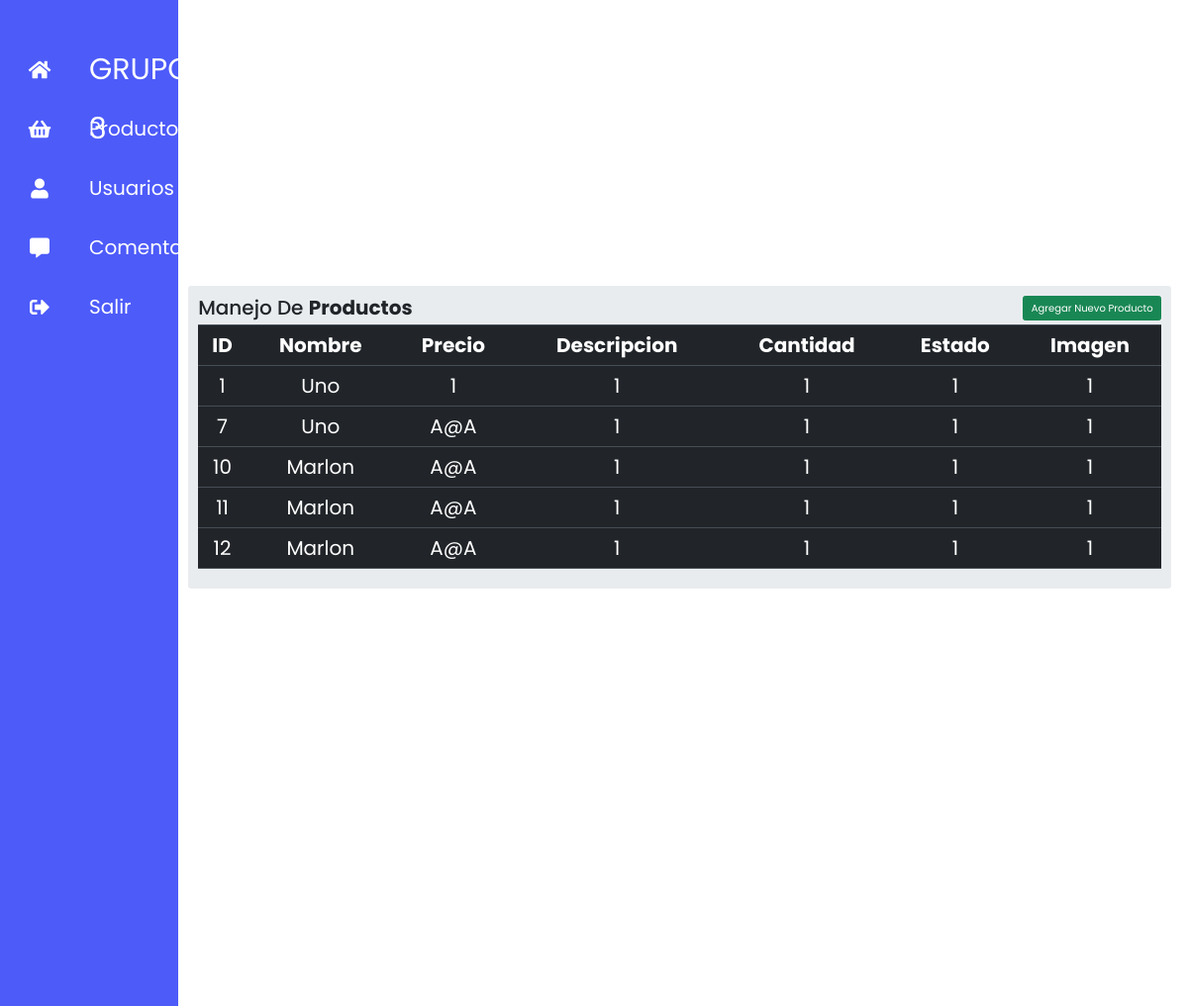
/admin (signed in), run on an earlier commit of the app's database.
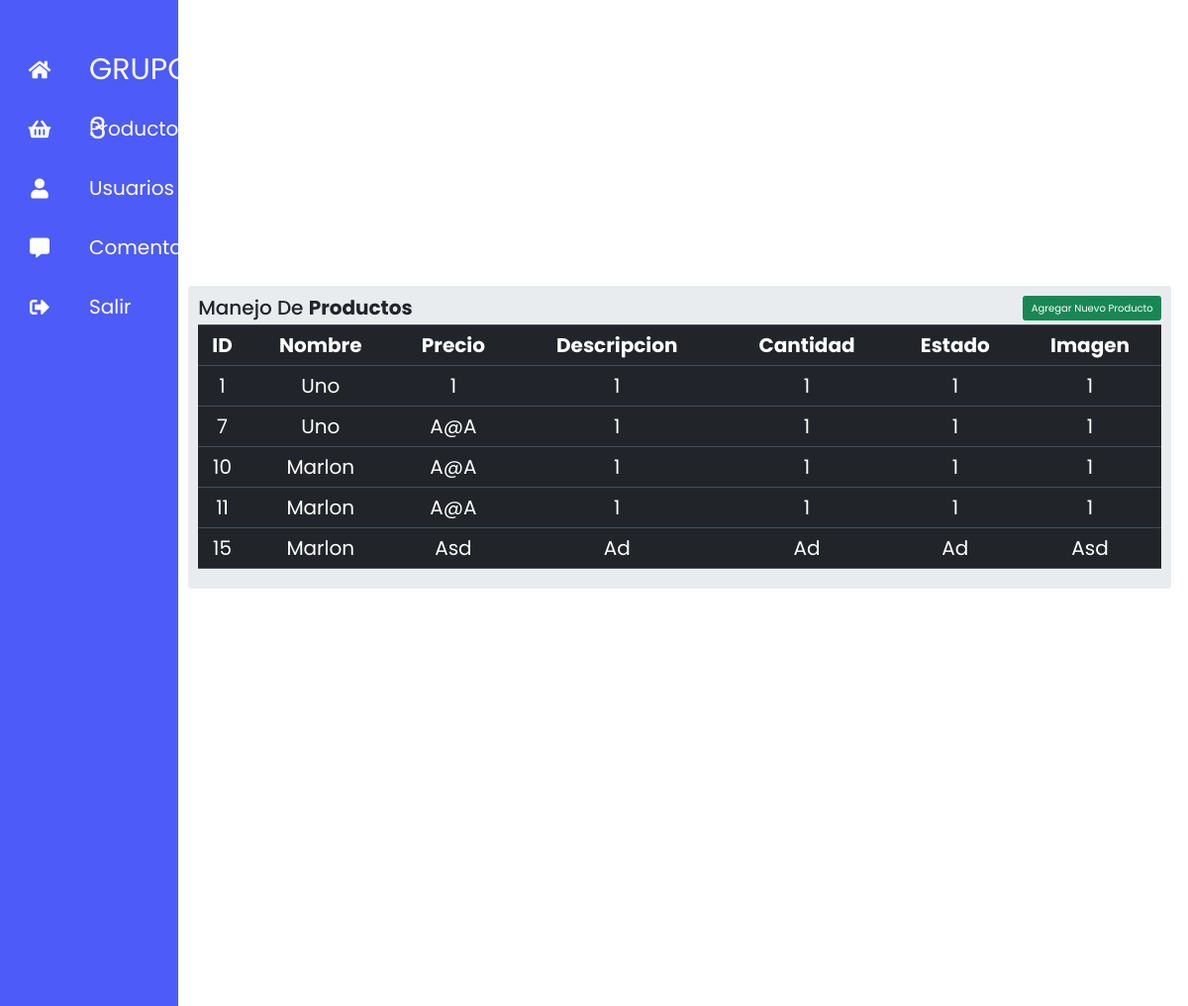
And on a later commit of the database.
### tables this page shows
CREATE TABLE "productos" (
	"id"	INTEGER,
	"nombre"	TEXT,
	"precio"	TEXT,
	"descripcion"	TEXT,
	"cantidad"	INTEGER,
	"estado"	TEXT,
	"imagen"	BLOB,
	PRIMARY KEY("id" AUTOINCREMENT)
);

### app.py (the view)
@app.route('/admin', methods=['GET', 'POST'])
def admin():
    if(session["rol"] != 2 and session["rol"] != 3):
        return render_template('inicio.html')
    conexion.row_factory = sqlite3.Row
    cursor = conexion.cursor()
    cursor.execute("SELECT * FROM productos")
    filas = cursor.fetchall()
    return render_template("admin.html", filas = filas)

### app.py (called while the page is built)
@app.before_request
def verificar():
    ruta = request.path
    if not 'usuario' in session and ruta != "/login" and ruta != "/loguear" and ruta != "/registro" and not ruta.startswith("/static"):
        flash("Inicia sesión para continuar")
        return redirect("/login")

### templates/admin.html (shortened to what this page needs)
<!DOCTYPE html>
<html lang="en">
  <head>
    <link
      rel="stylesheet"
      href="https://stackpath.bootstrapcdn.com/bootstrap/4.4.1/css/bootstrap.min.css"
    />
    <link
      rel="stylesheet"
      href="https://cdnjs.cloudflare.com/ajax/libs/font-awesome/5.15.4/css/all.min.css"
    />
    <link rel="stylesheet" href="../static/css/stilos.css" />
    <link
      href="https://cdn.jsdelivr.net/npm/bootstrap@5.0.2/dist/css/bootstrap.min.css"
      rel="stylesheet"
    />
  </head>
  <body>
    <div class="dashboard">
      <div class="barra">
        <ul>
          <li class="lista">
            <a href="/">
              <span class="icono"><i class="fas fa-home"></i></span>
              <span class="titulo titulo-principal">GRUPO 3</span>
            </a>
          </li>
          <li class="lista">
            <a href="/admin">
              <span class="icono"><i class="fas fa-shopping-basket"></i></span>
              <span class="titulo">Productos</span>
            </a>
          </li>
          <li class="lista">
            <a href="/admin_usuarios">
              <span class="icono"><i class="fas fa-user"></i></span>
              <span class="titulo">Usuarios</span>
            </a>
          </li>
          <li class="lista">
            <a href="#">
              <span class="icono"><i class="fas fa-comment-alt"></i></span>
              <span class="titulo">Comentarios</span>
            </a>
          </li>
          <li class="lista">
            <a href="/cerrar_session">
              <span class="icono"><i class="fas fa-sign-out-alt"></i></span>
              <span class="titulo">Salir</span>
            </a>
          </li>
        </ul>
      </div>
      <div class="dbcontenedor">
        <div class="container">
          <div class="row">
            <div class="col md-12">
              <div class="jumbotron p-3">
                <h2>
                  Manejo de <b>Productos </b>
                  <button
                    type="button"
                    class="btn btn-success float-right"
                    data-toggle="modal"
                    data-target="#mymodal"
                  >
                    Agregar Nuevo Producto
                  </button>
                </h2>
                <table class="table table-hover table-dark">
                  <tr>
                    <th>ID</th>
                    <th>Nombre</th>
                    <th>Precio</th>
                    <th>Descripcion</th>
                    <th>Cantidad</th>
                    <th>Estado</th>
                    <th>Imagen</th>
                  </tr>
                  {% for fila in filas %}
                  <tr>
                    <td>{{fila.id}}</td>
                    <td>{{fila.nombre}}</td>
                    <td>{{fila.precio}}</td>
                    <td>{{fila.descripcion}}</td>
                    <td>{{fila.cantidad}}</td>
                    <td>{{fila.estado}}</td>
                    <td>{{fila.imagen}}</td>
                  </tr>
                  {% endfor %}
                </table>
              </div>
            </div>
          </div>
        </div>
      </div>
    </div>
  </body>
</html>

### static/css/stilos.css (style rules this page uses)
* { font-family: 'Poppins', sans-serif; margin: 0; padding: 0; -webkit-box-sizing: border-box; box-sizing: border-box; outline: none; border: none; text-decoration: none; text-transform: capitalize; -webkit-transition: .2s linear; transition: .2s linear; }
html { font-size: 62.5%; overflow-x: hidden; scroll-behavior: smooth; }
.barra { width: 15%; height: 110rem; background: #4d5bf9; }
.barra ul { width: 100%; padding-left: 1rem; padding-top: 4rem; }
.barra ul li { list-style: none; width: 100%; border-top-left-radius: 2rem; border-bottom-left-radius: 2rem; }
.barra ul li a { width: 100%; display: flex; text-decoration: none; color: #fff; }
.barra ul li a .icono { position: relative; display: block; min-width: 6rem; height: 6rem; line-height: 7rem; text-align: center; }
.barra ul li a .icono i { font-size: 2rem; }
.barra ul li a .titulo { position: relative; display: block; padding-left: 2rem; height: 6rem; line-height: 6rem; font-size: 2rem; }
.dbcontenedor { background: #fff; width: 84%; height: 70rem; }
.barra, .dbcontenedor { display: inline-block; }
.barra .lista .titulo-principal { font-size: 3rem; }
.table { font-size: 2rem; text-align: center; }

What changed in the data, as far as the page shows it:
removed productos: id "12", nombre "Marlon", precio "A@a", descripcion "1", cantidad "1", estado "1", imagen "1"
added productos: id "15", nombre "Marlon", precio "Asd", descripcion "Ad", cantidad "Ad", estado "Ad", imagen "Asd"
